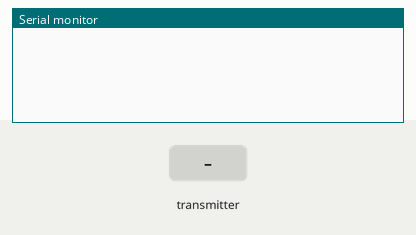
Bench run of a sketch on a simulated Arduino Uno, built with avr-gcc and run on an emulated ATmega328P. On the bench: the last lines printed to the serial monitor. Inputs (shaded band) come from the test bench. No radio packets arrive unless stated.

Above: at 1.2 s.
1.3 s: the transmitter starts sending IR_Distance = 0
At 1.37 s:
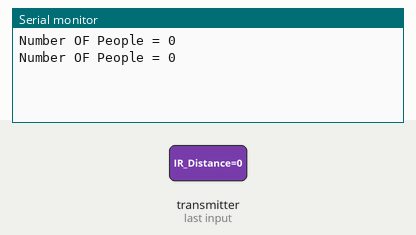
3.2 s: the transmitter starts sending IR_Distance = 256
At 3.27 s:
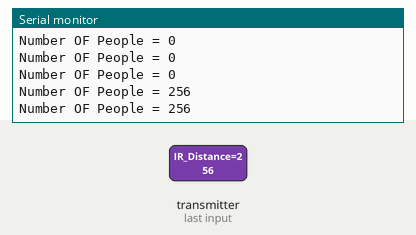

The sketch:

PCS_Reciever.ino
```cpp
#include <SPI.h>
#include <nRF24L01.h>
#include <RF24.h>
RF24 radio(7, 8); // CE, CSN
const byte address[6] = "00001";
void setup() {
  Serial.begin(9600);
  radio.begin();
  radio.openReadingPipe(0, address);
  radio.setPALevel(RF24_PA_MIN);
  radio.startListening();
}
void loop() {
  if (radio.available()) {
    int IR_Distance = 0;
    radio.read(&IR_Distance, sizeof(IR_Distance));
    Serial.print ("Number OF People = ");
    Serial.println(IR_Distance);
  }

}
```

Measured:
- after the input at 1.3 s, the serial monitor: prints a new line at once (image 1)
- after the input at 3.2 s, the serial monitor: prints a new line at once (image 2)
